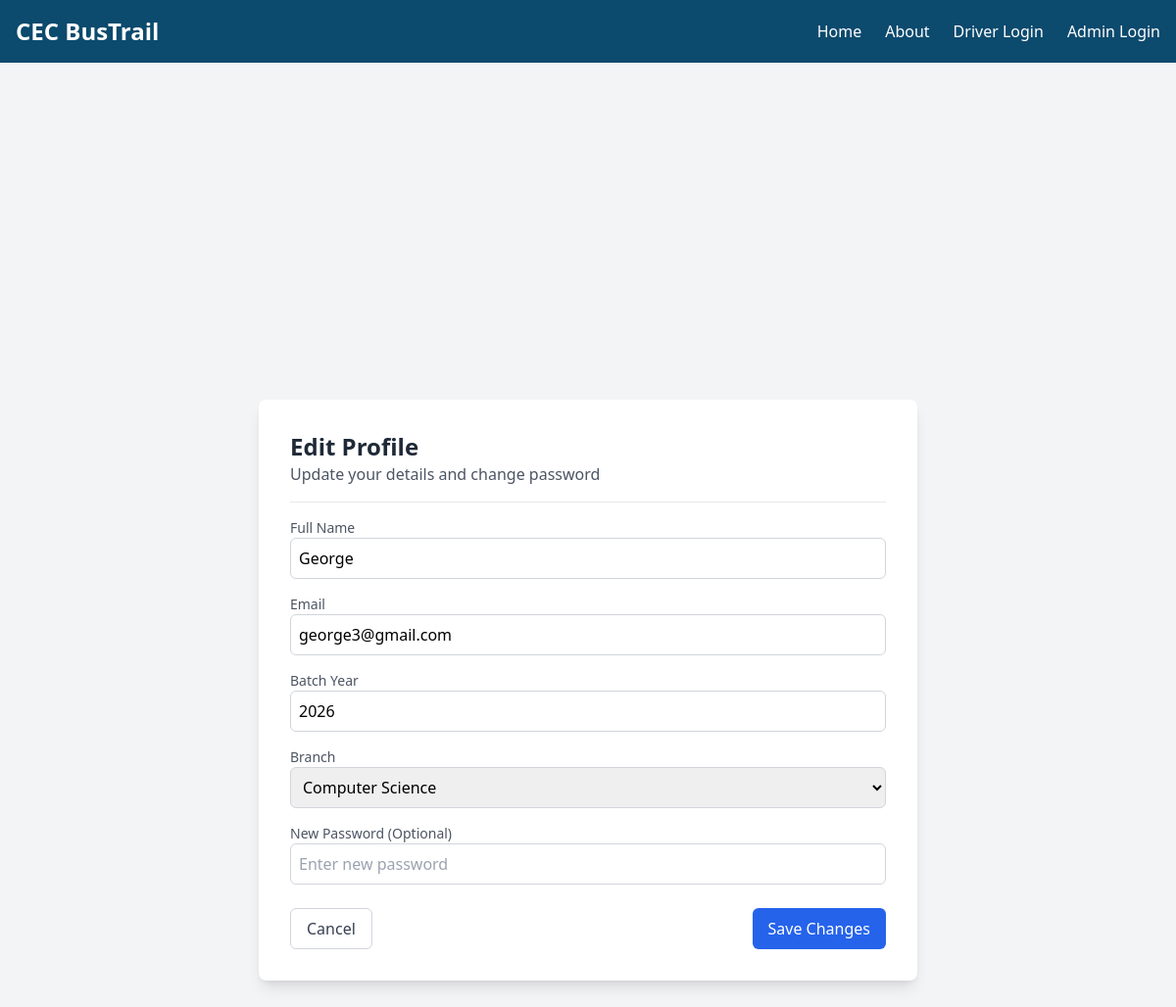
/edit-profile/ (signed in), run on the app's committed database.
### home/models.py (models this page shows, shortened)
class Student(models.Model):
    BRANCH_CHOICES = [
        ('CS', 'Computer Science'),
        ('EC', 'Electronics and Communication'),
        ('EEE', 'Electrical and Electronics'),
        ('AD', 'Artificial Intelligence & Data Science'),
    ]
    user = models.OneToOneField(User, on_delete=models.CASCADE, related_name='student_profile')
    registered_id = models.CharField(max_length=255, unique=True)
    admission_number = models.CharField(max_length=50, unique=True, blank=True, null=True)
    batch_year = models.CharField(max_length=9)  # Example: '2022-26'
    branch = models.CharField(max_length=5, choices=BRANCH_CHOICES)
    bus = models.ForeignKey(Bus, on_delete=models.SET_NULL, null=True, blank=True, related_name='students')
    bus_stop = models.ForeignKey(BusStop, on_delete=models.SET_NULL, null=True, blank=True)
    semester = models.CharField(max_length=10, blank=True, null=True)

### home/views.py (the view, shortened to what this page needs)
# urls.py: path("edit-profile/", views.edit_student_profile, name="edit_student_profile"),
@login_required
def edit_student_profile(request):
    student = request.user.student_profile  # Fetch the logged-in student's profile
    return render(request, "edit_student_profile.html", {"student": student})

### home/templates/edit_student_profile.html (shortened to what this page needs)
{% extends 'base.html' %}
{% block content %}
<div class="flex justify-center items-center min-h-screen bg-gray-100">
    <div class="bg-white p-8 rounded-lg shadow-lg w-full max-w-2xl">
        <div class="border-b pb-4 mb-4">
            <h2 class="text-2xl font-bold text-gray-800">Edit Profile</h2>
            <p class="text-gray-600">Update your details and change password</p>
        </div>
        <form method="POST">
            <div class="space-y-4">
                <div>
                    <label class="block text-gray-600 text-sm font-medium">Full Name</label>
                    <input type="text" name="full_name" value="{{ student.user.get_full_name }}" required
                           class="w-full p-2 border border-gray-300 rounded-md focus:ring focus:ring-blue-300">
                </div>
                <div>
                    <label class="block text-gray-600 text-sm font-medium">Email</label>
                    <input type="email" name="email" value="{{ student.user.email }}" required
                           class="w-full p-2 border border-gray-300 rounded-md focus:ring focus:ring-blue-300">
                </div>
                <div>
                    <label class="block text-gray-600 text-sm font-medium">Batch Year</label>
                    <input type="text" name="batch_year" value="{{ student.batch_year }}" required
                           class="w-full p-2 border border-gray-300 rounded-md focus:ring focus:ring-blue-300">
                </div>
                <div>
                    <label class="block text-gray-600 text-sm font-medium">Branch</label>
                    <select name="branch" class="w-full p-2 border border-gray-300 rounded-md focus:ring focus:ring-blue-300">
                        {% for code, name in student.BRANCH_CHOICES %}
                            <option value="{{ code }}" {% if student.branch == code %}selected{% endif %}>{{ name }}</option>
                        {% endfor %}
                    </select>
                </div>
                <div>
                    <label class="block text-gray-600 text-sm font-medium">New Password (Optional)</label>
                    <input type="password" name="password" placeholder="Enter new password"
                           class="w-full p-2 border border-gray-300 rounded-md focus:ring focus:ring-blue-300">
                </div>
            </div>
            <div class="mt-6 flex justify-between">
                <a href="{% url 'student_dashboard' %}" class="px-4 py-2 border border-gray-300 rounded-md text-gray-700 hover:bg-gray-100 transition">
                    Cancel
                </a>
                <button type="submit" class="px-4 py-2 bg-blue-600 text-white rounded-md hover:bg-blue-700 transition">
                    Save Changes
                </button>
            </div>
        </form>
    </div>
</div>
{% endblock %}

### data on the page
Student: full_name "George", email "george3@gmail.com", batch_year "2026", branch "Computer Science"
